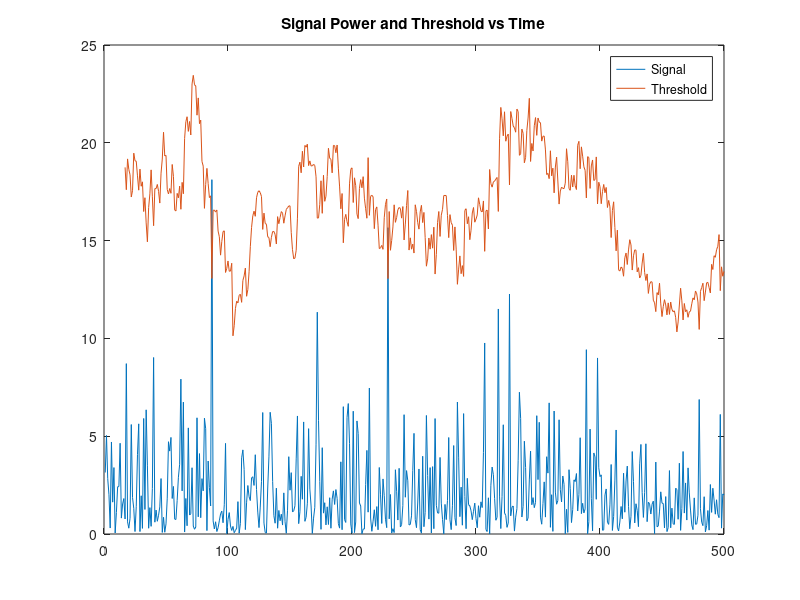
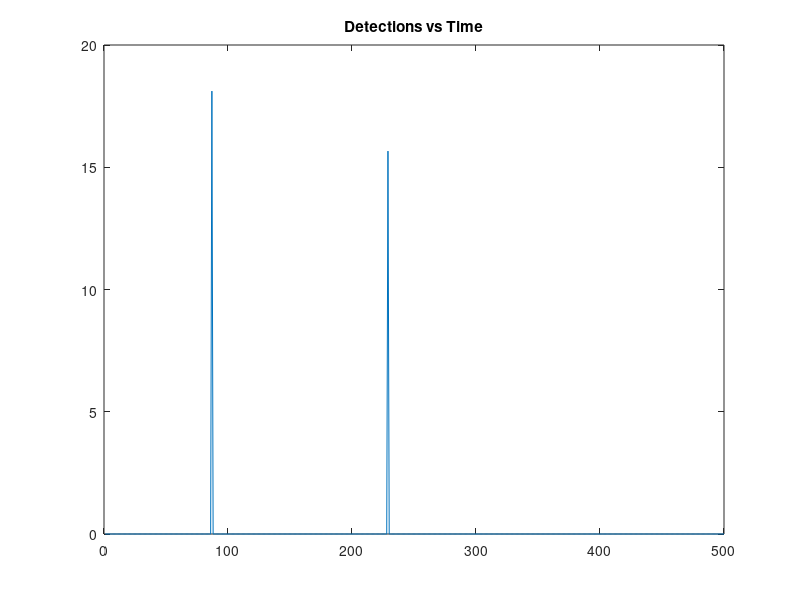

Recreate these plots in MATLAB, in order.
%What the verification does is generate a number of samples of white noise
%with no taget present. This means that 100% of detections are false
%alarms. By setting the false alarm rate and comparing the expect number of
%false alarms with the actual number of false alarms the error can be
%calculated.. error should be less than 10% for it to be correct

close all;
clear all;

% Input variables 
Length = 500000; %size of the data (how many samples of noise)
PFA = 10^-3;    %Probability of false alarm
RefWindow = 32; %total window size (is divided in 2 for leading and lagging)
guardCells = 2; %total number of guard cells (is divided in 2 for leading and lagging)(must be even number greater than 0)

signal = zeros([1  Length]); %signal initialisation
t = 1:1:length(signal); %time of simulation
signal = normrnd(0,1,1,Length) + 1i*normrnd(0,1,1,Length);  %complex white noise generation

DataAfterPowerLawDetector = abs(signal).^2; %realising signal power

TCA  = zeros([1  length(signal)]);  %initialise an array for threshold values

for CUT = 1: length(signal)
    if CUT <= RefWindow/2
        % Dr Abdul Gaffar: Reference window is not full of data, so cannot reliabilty perform detections for these CUTs  
        gCA = nan;  % Dr Abdul Gaffar
        
    elseif CUT > RefWindow/2 && CUT < length(signal) - RefWindow/2
       LaggingWindow = sum(DataAfterPowerLawDetector( (CUT-RefWindow/2):(CUT-guardCells/2))); 
       LeadingWindow = sum(DataAfterPowerLawDetector( (CUT+guardCells/2):(CUT+RefWindow/2))); 
       gCA = (LaggingWindow + LeadingWindow)
       
    elseif CUT >= length(signal) - RefWindow/2
       % Dr Abdul Gaffar: Reference window is not full of data, so cannot reliabilty perform detections for these CUTs
        gCA = nan;
       
    else
        print('error')
    ;end
            
    aCA = PFA^(-1/RefWindow)-1; %this is a scaling factor
    
    TCA(CUT) = aCA*gCA;  %threshold value
end
%checking detections
detections = zeros([1 length(signal)]);

NumberOfFalseAlarms = 0; % Dr Abdul Gaffar

for i = 1:length(signal)
    if DataAfterPowerLawDetector(i) >= TCA(i)
        detections(i) = DataAfterPowerLawDetector(i);
        NumberOfFalseAlarms = NumberOfFalseAlarms + 1; 
    end
end

PFA_simulation = NumberOfFalseAlarms/(Length - RefWindow); 

%checking false alarms


PFA_error = abs(((PFA - PFA_simulation)/PFA)*100)               % Dr Abdul Gaffar 


% Plot subset of data

Subset = 500;                                                  % Dr Abdul Gaffar 

fig4 = figure(4);
ax4 = axes('Parent', fig4);
plot(ax4, t(1:Subset), DataAfterPowerLawDetector(1:Subset))
title('Signal Power and Threshold vs Time')
hold on
plot(ax4, t(1:Subset), TCA(1:Subset))
legend('Signal' , 'Threshold');
hold off

fig5 = figure(5);
ax5 = axes('Parent', fig5);
plot(ax5, t(1:Subset), detections(1:Subset))
title('Detections vs Time')